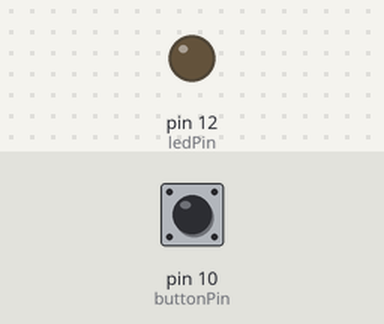
This sketch was run on a simulated Arduino Uno, built with avr-gcc and run on an emulated ATmega328P. Shown: output pins drawn as LEDs (lit = HIGH). Dashed ring = blinking. The inputs (shaded band) are chosen by the test bench; at power-on: pin 10 (buttonPin) LOW.

Above: at 1.2 s.
1.3 s: pin 10 (buttonPin) pulled HIGH for 1 s
At 1.42 s:
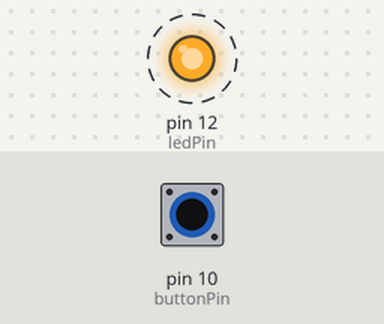
3.8 s: pin 10 (buttonPin) pulled HIGH for 0.15 s
At 4.3 s:
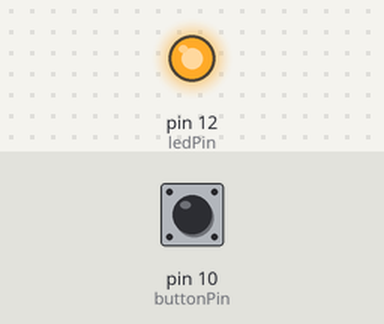
5.4 s: pin 10 (buttonPin) pulled HIGH for 3.2 s
At 9.0 s:
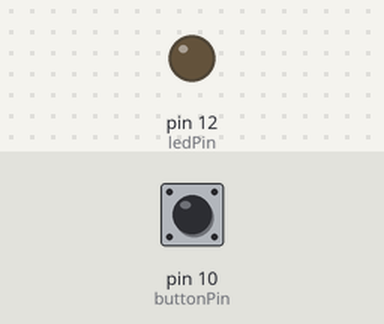
Timing chart, 0 to 10.5 s (numbered marks = the images above; inputs shaded):
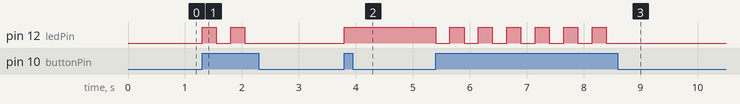

Measured:
- after the input at 1.3 s, pin 12 (ledPin): alternates HIGH for 0.25 s and LOW for 0.25 s, 4 changes in all, then stays LOW, starting at once
- after the input at 3.8 s, pin 12 (ledPin): LOW → HIGH at once
- after the input at 5.4 s, pin 12 (ledPin): alternates HIGH for 0.25 s and LOW for 0.25 s, 13 changes in all, then stays LOW, starting at once

The sketch:

open_close.ino
```cpp
const int buttonPin = 10;
const int ledPin = 12;
int buttonState = 0;
bool ledState = false;
void setup() {
  // put your setup code here, to run once:
  pinMode(buttonPin, INPUT);
  // 将 LED 引脚设置为输出
  pinMode(ledPin, OUTPUT);
}

void loop() {
  // put your main code here, to run repeatedly:
  buttonState = digitalRead(buttonPin);
  if (buttonState == HIGH) {
    ledState = !ledState;
    digitalWrite(ledPin, ledState);
    // 等待一段时间以防止按键连续触发
    delay(250);
  }
}
```
